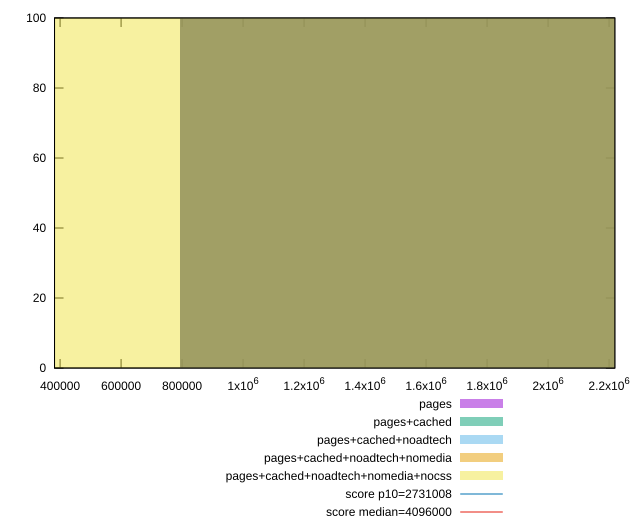

gnuplot code for this plot:
reset

$pages <<EOF
1587093.0675410996 100
EOF

$pagesCached <<EOF
1587093.0675410996 100
EOF

$pagesCachedNoadtech <<EOF
1587093.0675410996 100
EOF

$pagesCachedNoadtechNomedia <<EOF
1587093.0675410996 100
EOF

$pagesCachedNoadtechNomediaNocss <<EOF
0 100
EOF

set key outside below
set boxwidth 1587093.0675410996
set xrange [381816:2218805]
set yrange [0:100]
set trange [0:100]
set style fill transparent solid 0.5 noborder

set parametric
set terminal svg size 640, 530 enhanced background rgb 'white'
set output "report_00014_2021-02-09T15:56:05.503Z/total-byte-weight/comparison/histogram/all_raw.svg"

plot $pages title "pages" with boxes, \
     $pagesCached title "pages+cached" with boxes, \
     $pagesCachedNoadtech title "pages+cached+noadtech" with boxes, \
     $pagesCachedNoadtechNomedia title "pages+cached+noadtech+nomedia" with boxes, \
     $pagesCachedNoadtechNomediaNocss title "pages+cached+noadtech+nomedia+nocss" with boxes, \
     2731008,t title "score p10=2731008", \
     4096000,t title "score median=4096000"

reset
